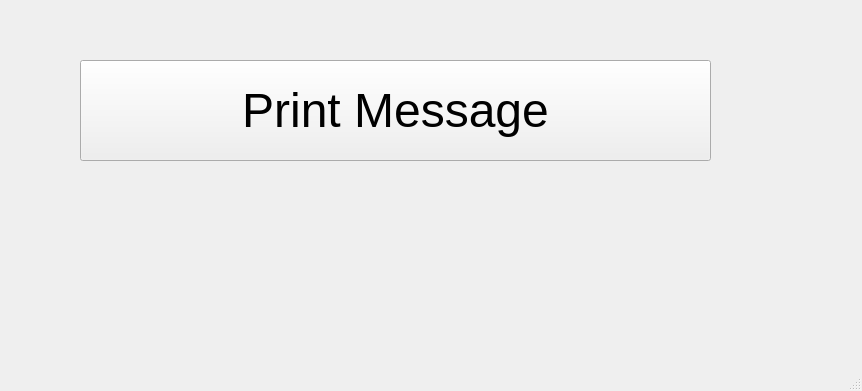
<?xml version="1.0" encoding="UTF-8"?>
<ui version="4.0">
 <class>MainWindow</class>
 <widget class="QMainWindow" name="MainWindow">
  <property name="geometry">
   <rect>
    <x>0</x>
    <y>0</y>
    <width>862</width>
    <height>391</height>
   </rect>
  </property>
  <property name="windowTitle">
   <string>MainWindow</string>
  </property>
  <widget class="QWidget" name="centralwidget">
   <widget class="QPushButton" name="pushButton">
    <property name="geometry">
     <rect>
      <x>80</x>
      <y>60</y>
      <width>631</width>
      <height>101</height>
     </rect>
    </property>
    <property name="font">
     <font>
      <pointsize>36</pointsize>
     </font>
    </property>
    <property name="text">
     <string>Print Message</string>
    </property>
   </widget>
  </widget>
  <widget class="QMenuBar" name="menubar">
   <property name="geometry">
    <rect>
     <x>0</x>
     <y>0</y>
     <width>862</width>
     <height>18</height>
    </rect>
   </property>
  </widget>
  <widget class="QStatusBar" name="statusbar"/>
 </widget>
 <resources/>
 <connections/>
</ui>
